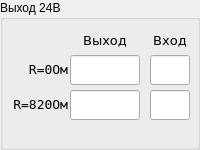
  <widget class="QGroupBox" name="groupBox_s_out_24">
   <property name="geometry">
    <rect>
     <x>301</x>
     <y>270</y>
     <width>200</width>
     <height>150</height>
    </rect>
   </property>
   <property name="title">
    <string>Выход 24В</string>
   </property>
   <widget class="QLabel" name="label_s_24_820">
    <property name="geometry">
     <rect>
      <x>3</x>
      <y>90</y>
      <width>65</width>
      <height>29</height>
     </rect>
    </property>
    <property name="font">
     <font>
      <family>DejaVu Sans Mono</family>
      <pointsize>10</pointsize>
      <weight>50</weight>
      <bold>false</bold>
     </font>
    </property>
    <property name="text">
     <string>R=820Ом</string>
    </property>
    <property name="alignment">
     <set>Qt::AlignRight|Qt::AlignTrailing|Qt::AlignVCenter</set>
    </property>
   </widget>
   <widget class="QLabel" name="label_s_out_24_value">
    <property name="geometry">
     <rect>
      <x>70</x>
      <y>32</y>
      <width>70</width>
      <height>17</height>
     </rect>
    </property>
    <property name="font">
     <font>
      <family>DejaVu Sans</family>
      <pointsize>10</pointsize>
      <weight>50</weight>
      <bold>false</bold>
     </font>
    </property>
    <property name="text">
     <string>Выход</string>
    </property>
    <property name="alignment">
     <set>Qt::AlignCenter</set>
    </property>
   </widget>
   <widget class="QLineEdit" name="s_out_24_in_820">
    <property name="enabled">
     <bool>true</bool>
    </property>
    <property name="geometry">
     <rect>
      <x>150</x>
      <y>90</y>
      <width>40</width>
      <height>30</height>
     </rect>
    </property>
    <property name="font">
     <font>
      <family>Segoe UI</family>
      <pointsize>11</pointsize>
      <italic>false</italic>
     </font>
    </property>
    <property name="maxLength">
     <number>100</number>
    </property>
    <property name="alignment">
     <set>Qt::AlignCenter</set>
    </property>
    <property name="readOnly">
     <bool>false</bool>
    </property>
   </widget>
   <widget class="QLabel" name="label_s_out_24_in">
    <property name="geometry">
     <rect>
      <x>150</x>
      <y>32</y>
      <width>40</width>
      <height>17</height>
     </rect>
    </property>
    <property name="font">
     <font>
      <family>DejaVu Sans</family>
      <pointsize>10</pointsize>
      <weight>50</weight>
      <bold>false</bold>
     </font>
    </property>
    <property name="text">
     <string>Вход</string>
    </property>
    <property name="alignment">
     <set>Qt::AlignCenter</set>
    </property>
   </widget>
   <widget class="QLineEdit" name="s_out_24_value">
    <property name="geometry">
     <rect>
      <x>70</x>
      <y>55</y>
      <width>70</width>
      <height>30</height>
     </rect>
    </property>
    <property name="font">
     <font>
      <family>Segoe UI</family>
      <pointsize>11</pointsize>
      <italic>false</italic>
     </font>
    </property>
    <property name="maxLength">
     <number>100</number>
    </property>
    <property name="alignment">
     <set>Qt::AlignCenter</set>
    </property>
   </widget>
   <widget class="QLabel" name="label_s_24">
    <property name="geometry">
     <rect>
      <x>3</x>
      <y>55</y>
      <width>65</width>
      <height>29</height>
     </rect>
    </property>
    <property name="font">
     <font>
      <family>DejaVu Sans Mono</family>
      <pointsize>10</pointsize>
      <weight>50</weight>
      <bold>false</bold>
     </font>
    </property>
    <property name="text">
     <string>R=0Ом</string>
    </property>
    <property name="alignment">
     <set>Qt::AlignRight|Qt::AlignTrailing|Qt::AlignVCenter</set>
    </property>
   </widget>
   <widget class="QLineEdit" name="s_out_24_in">
    <property name="enabled">
     <bool>true</bool>
    </property>
    <property name="geometry">
     <rect>
      <x>150</x>
      <y>55</y>
      <width>40</width>
      <height>30</height>
     </rect>
    </property>
    <property name="font">
     <font>
      <family>Segoe UI</family>
      <pointsize>11</pointsize>
      <italic>false</italic>
     </font>
    </property>
    <property name="maxLength">
     <number>100</number>
    </property>
    <property name="alignment">
     <set>Qt::AlignCenter</set>
    </property>
    <property name="readOnly">
     <bool>false</bool>
    </property>
   </widget>
   <widget class="QLineEdit" name="s_out_24_value_820">
    <property name="geometry">
     <rect>
      <x>70</x>
      <y>90</y>
      <width>70</width>
      <height>30</height>
     </rect>
    </property>
    <property name="font">
     <font>
      <family>Segoe UI</family>
      <pointsize>11</pointsize>
      <italic>false</italic>
     </font>
    </property>
    <property name="maxLength">
     <number>100</number>
    </property>
    <property name="alignment">
     <set>Qt::AlignCenter</set>
    </property>
   </widget>
  </widget>
